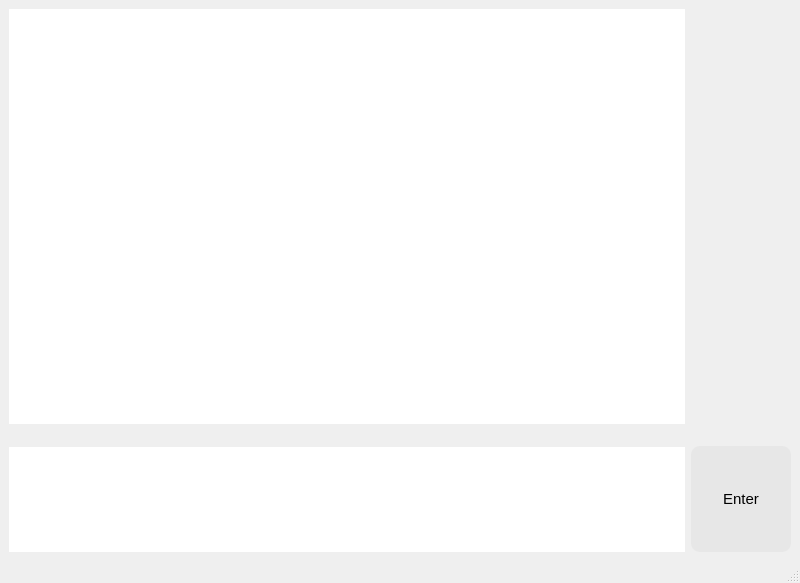
<?xml version="1.0" encoding="UTF-8"?>
<ui version="4.0">
 <class>chat</class>
 <widget class="QMainWindow" name="chat">
  <property name="geometry">
   <rect>
    <x>0</x>
    <y>0</y>
    <width>800</width>
    <height>583</height>
   </rect>
  </property>
  <property name="windowTitle">
   <string>MainWindow</string>
  </property>
  <widget class="QWidget" name="centralwidget">
   <layout class="QGridLayout" name="gridLayout">
    <item row="2" column="0">
     <widget class="QTextEdit" name="input_box">
      <property name="maximumSize">
       <size>
        <width>16777215</width>
        <height>105</height>
       </size>
      </property>
      <property name="styleSheet">
       <string notr="true">border-radius: 9px;
background-color: 'white';</string>
      </property>
     </widget>
    </item>
    <item row="1" column="1" rowspan="2">
     <widget class="QPushButton" name="send_button">
      <property name="font">
       <font>
        <pointsize>11</pointsize>
        <weight>50</weight>
        <bold>false</bold>
       </font>
      </property>
      <property name="cursor">
       <cursorShape>PointingHandCursor</cursorShape>
      </property>
      <property name="styleSheet">
       <string notr="true">#send_button {
	height: 106px;
	width: 100px;
	margin-top: 16px;
	border-radius: 9px;
	background-color: #e7e7e7;
}

#send_button:hover {
	background-color: #F8F8FF;
}</string>
      </property>
      <property name="text">
       <string>Enter</string>
      </property>
     </widget>
    </item>
    <item row="0" column="0">
     <widget class="QTextEdit" name="output_box">
      <property name="styleSheet">
       <string notr="true">border-radius: 9px;
background-color: 'white';</string>
      </property>
      <property name="undoRedoEnabled">
       <bool>false</bool>
      </property>
      <property name="readOnly">
       <bool>true</bool>
      </property>
     </widget>
    </item>
   </layout>
  </widget>
  <widget class="QMenuBar" name="menubar">
   <property name="geometry">
    <rect>
     <x>0</x>
     <y>0</y>
     <width>800</width>
     <height>26</height>
    </rect>
   </property>
  </widget>
  <widget class="QStatusBar" name="statusbar"/>
 </widget>
 <resources/>
 <connections/>
</ui>
